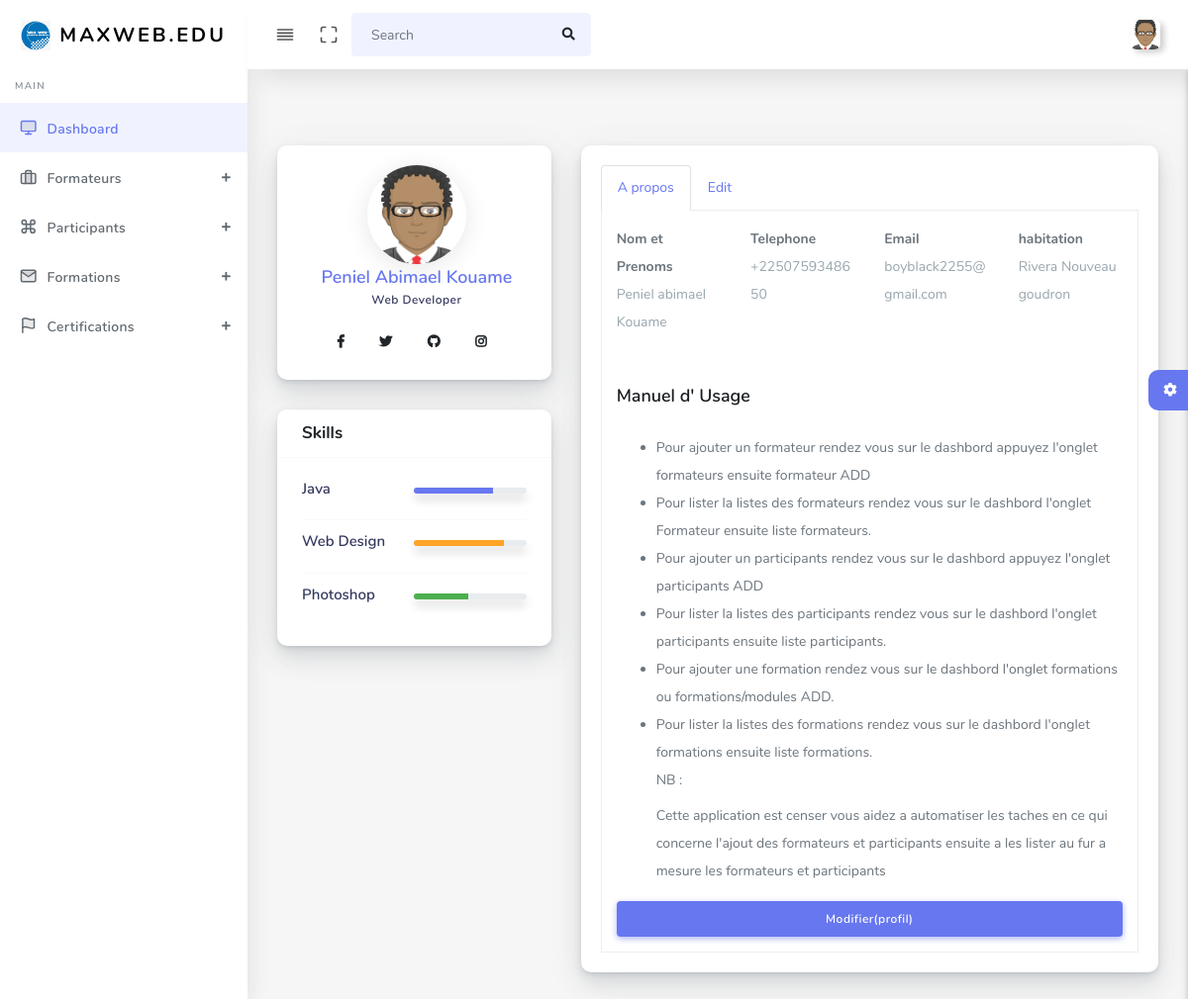
The page /dash.php on the database its author committed.
### tables this page shows
CREATE TABLE `users` (
  `id` int(11) NOT NULL,
  `full_name` varchar(255) NOT NULL,
  `email` varchar(255) NOT NULL,
  `password` varchar(1000) NOT NULL
);

CREATE TABLE `profil` (
  `id` int(11) NOT NULL,
  `full_name` varchar(255) NOT NULL,
  `email` varchar(255) NOT NULL,
  `mobile` varchar(255) NOT NULL,
  `habitation` varchar(255) NOT NULL,
  `photo_profil` varchar(255) NOT NULL
);

### dash.php (the view, shortened to what this page needs)
<!DOCTYPE html>
<html lang="en">
<head>
<?php include ("includes/head.php"); ?>
</head>
<body>
  <div id="app">
    <div class="main-wrapper main-wrapper-1">
      <div class="navbar-bg"></div>
      <?php include ("includes/nav.php"); ?>
      <div class="main-sidebar sidebar-style-2">
      <?php include ("includes/sideBar.php"); ?>
    </div>
    <div class="main-content">
        <section class="section">
          <div class="section-body">
            <div class="row mt-sm-4">
              <div class="col-12 col-md-12 col-lg-4">
                <div class="card author-box">
                  <div class="card-body">
                    <div class="author-box-center">
                      <img alt="image" src="assets/img/avatar.png" class="rounded-circle author-box-picture">
                      <div class="author-box-name">
                        <a href="#"><?php echo $value["full_name"]; ?></a>
                      </div>
                      <div class="author-box-job">Web Developer</div>
                    </div>
                    <div class="text-center">
                      <a href="#" class="btn btn-social-icon-primary mr-1 btn-facebook">
                        <i class="fab fa-facebook-f"></i>
                      </a>
                      <a href="#" class="btn btn-social-icon-primary mr-1 btn-twitter">
                        <i class="fab fa-twitter"></i>
                      </a>
                      <a href="#" class="btn btn-social-icon-primary mr-1 btn-github">
                        <i class="fab fa-github"></i>
                      </a>
                      <a href="#" class="btn btn-social-icon-primary mr-1 btn-instagram">
                        <i class="fab fa-instagram"></i>
                      </a>
                    </div>
                  </div>
                </div>
                <div class="card">
                  <div class="card-header">
                    <h4>Skills</h4>
                  </div>
                  <div class="card-body">
                    <ul class="list-unstyled user-progress list-unstyled-border list-unstyled-noborder">
                      <li class="media">
                        <div class="media-body">
                          <div class="media-title">Java</div>
                        </div>
                        <div class="media-progressbar p-t-10">
                          <div class="progress" data-height="6">
                            <div class="progress-bar bg-primary" data-width="70%"></div>
                          </div>
                        </div>
                      </li>
                      <li class="media">
                        <div class="media-body">
                          <div class="media-title">Web Design</div>
                        </div>
                        <div class="media-progressbar p-t-10">
                          <div class="progress" data-height="6">
                            <div class="progress-bar bg-warning" data-width="80%"></div>
                          </div>
                        </div>
                      </li>
                      <li class="media">
                        <div class="media-body">
                          <div class="media-title">Photoshop</div>
                        </div>
                        <div class="media-progressbar p-t-10">
                          <div class="progress" data-height="6">
                            <div class="progress-bar bg-green" data-width="48%"></div>
                          </div>
                        </div>
                      </li>
                    </ul>
                  </div>
                </div>
              </div>
              <div class="col-12 col-md-12 col-lg-8">
                <div class="card">
                  <div class="padding-20">
                    <ul class="nav nav-tabs" id="myTab2" role="tablist">
                      <li class="nav-item">
                        <a class="nav-link active" id="home-tab2" data-toggle="tab" href="#about" role="tab"
                          aria-selected="true">A propos</a>
                      </li>
                      <li class="nav-item">
                        <a class="nav-link" id="profile-tab2" data-toggle="tab" href="#settings" role="tab"
                          aria-selected="false">Edit</a>
                      </li>
                    </ul>
                    <div class="tab-content tab-bordered" id="myTab3Content">
                      <div class="tab-pane fade show active" id="about" role="tabpanel" aria-labelledby="home-tab2">
                        <div class="row">
                          <?php
                          include 'profilaction.php';
                          $query = $conn->query("SELECT * FROM profil ORDER BY id DESC");
                          $rows = $query->fetchAll();
                          ?>
                          <?php
                          if ($rows) {
                            foreach($rows as $value) {
                            ?>
                            <tr>
                            <?php   }
                          }
                          ?>
                          <div class="col-md-3 col-6 b-r">
                            <strong>Nom et Prenoms</strong>
                            <br>
                            <p class="text-muted"><?php echo $value["full_name"]; ?></p>
                          </div>
                          <div class="col-md-3 col-6 b-r">
                            <strong>Telephone</strong>
                            <br>
                            <p class="text-muted"><?php echo $value["mobile"]; ?></p>
                          </div>
                          <div class="col-md-3 col-6 b-r">
                            <strong>Email</strong>
                            <br>
                            <p class="text-muted"><?php echo $value["email"]; ?></p>
                          </div>
                          <div class="col-md-3 col-6">
                            <strong>habitation</strong>
                            <br>
                            <p class="text-muted"><?php echo $value["habitation"]; ?></p>
                          </div>
                        </div>
                        <div class="section-title">Manuel d' Usage</div>
                        <ul>
                          <li>Pour ajouter un formateur rendez vous sur le dashbord appuyez l'onglet formateurs ensuite formateur ADD</li>
                          <li>Pour lister la listes des formateurs rendez vous sur le dashbord l'onglet Formateur ensuite liste formateurs.</li>
                          <li>Pour ajouter un participants rendez vous sur le dashbord appuyez l'onglet participants ADD</li>
                          <li>Pour lister la listes des participants rendez vous sur le dashbord l'onglet participants ensuite liste participants.
                          </li>
                          <li>Pour ajouter une formation rendez vous sur le dashbord l'onglet formations ou formations/modules ADD.</li>
                          <li>Pour lister la listes des formations rendez vous sur le dashbord l'onglet formations ensuite liste formations.
                          </li>
                          <label>NB : </label>
                          <p> Cette application est censer vous aidez a automatiser les taches en ce qui concerne l'ajout des formateurs et participants ensuite a les lister au fur a mesure les formateurs et participants
                        </ul>
                        <a href="editprofiles.php?modif= <?php echo $value ["id"]; ?>">
                        <input type="submit"name="add" class="btn btn-primary  btn-block" value="Modifier(profil)">
                      </a>
                      </div>
                    </div>
                  </div>
                </div>
              </div>
            </div>
          </div>
        </section>
        <div class="settingSidebar">
          <a href="javascript:void(0)" class="settingPanelToggle"> <i class="fa fa-spin fa-cog"></i>
          </a>

### includes/head.php (shortened to what this page needs)
<link rel="stylesheet" href="assets/css/app.min.css">
<link rel="stylesheet" href="assets/css/style.css">
<link rel="stylesheet" href="assets/css/components.css">
<link rel="stylesheet" type="text/css" href="https://cdn.datatables.net/1.11.3/css/jquery.dataTables.min.css">
<link rel="stylesheet" type="text/css" href="https://cdn.datatables.net/buttons/2.0.1/css/buttons.dataTables.min.css">
<link rel="stylesheet" href="assets/css/custom.css">

### includes/nav.php (shortened to what this page needs)
<nav class="navbar navbar-expand-lg main-navbar sticky">
        <div class="form-inline mr-auto">
          <ul class="navbar-nav mr-3">
            <li><a href="#" data-toggle="sidebar" class="nav-link nav-link-lg
									collapse-btn"> <i data-feather="align-justify"></i></a></li>
            <li><a href="#" class="nav-link nav-link-lg fullscreen-btn">
                <i data-feather="maximize"></i>
              </a></li>
            <li>
              <form class="form-inline mr-auto">
                <div class="search-element">
                  <input class="form-control" type="search" placeholder="Search" aria-label="Search" data-width="200">
                  <button class="btn" type="submit">
                    <i class="fas fa-search"></i>
                  </button>
                </div>
              </form>
            </li>
          </ul>
        </div>
        <ul class="navbar-nav navbar-right">
          <li class="dropdown"><a href="#" data-toggle="dropdown"
              class="nav-link dropdown-toggle nav-link-lg nav-link-user"> <img alt="image" src="assets/img/avatar.png"
                class="user-img-radious-style"> <span class="rounded-circle author-box-picture"></span></a>
            <?php
                          include 'auth.php';
                          $query = $conn->query("SELECT * FROM users ORDER BY id DESC");
                          $rows = $query->fetchAll();
                          ?>
          </li>
        </ul>
      </nav>

### includes/sideBar.php (shortened to what this page needs)
<aside id="sidebar-wrapper">
          <div class="sidebar-brand">
            <a href="index.php"> <img alt="image" src="assets/img/logo_max_web.png" class="header-logo" /> <span
                class="logo-name">Maxweb.edu</span>
            </a>
          </div>
          <ul class="sidebar-menu">
            <li class="menu-header">Main</li>
            <li class="dropdown active">
              <a href="index.php<?php  ?>" class="nav-link"><i data-feather="monitor"></i><span>Dashboard</span></a>
            </li>
            <li class="dropdown">
              <a href="#" class="menu-toggle nav-link has-dropdown"><i
                  data-feather="briefcase"></i><span>Formateurs</span></a>
            </li>
            <li class="dropdown">
              <a href="#" class="menu-toggle nav-link has-dropdown"><i data-feather="command"></i><span>Participants</span></a>
            </li>
            <li class="dropdown">
              <a href="#" class="menu-toggle nav-link has-dropdown"><i data-feather="mail"></i><span>Formations</span></a>
            </li>
            <li class="dropdown">
              <a href="#" class="menu-toggle nav-link has-dropdown"><i
                  data-feather="flag"></i><span>Certifications</span></a>

### rows shown on the page
users: full_name "Peniel Abimael Kouame"
profil: full_name "Peniel abimael Kouame", mobile "+2250759348650", email "boyblack2255@gmail.com", habitation "Rivera Nouveau goudron"
